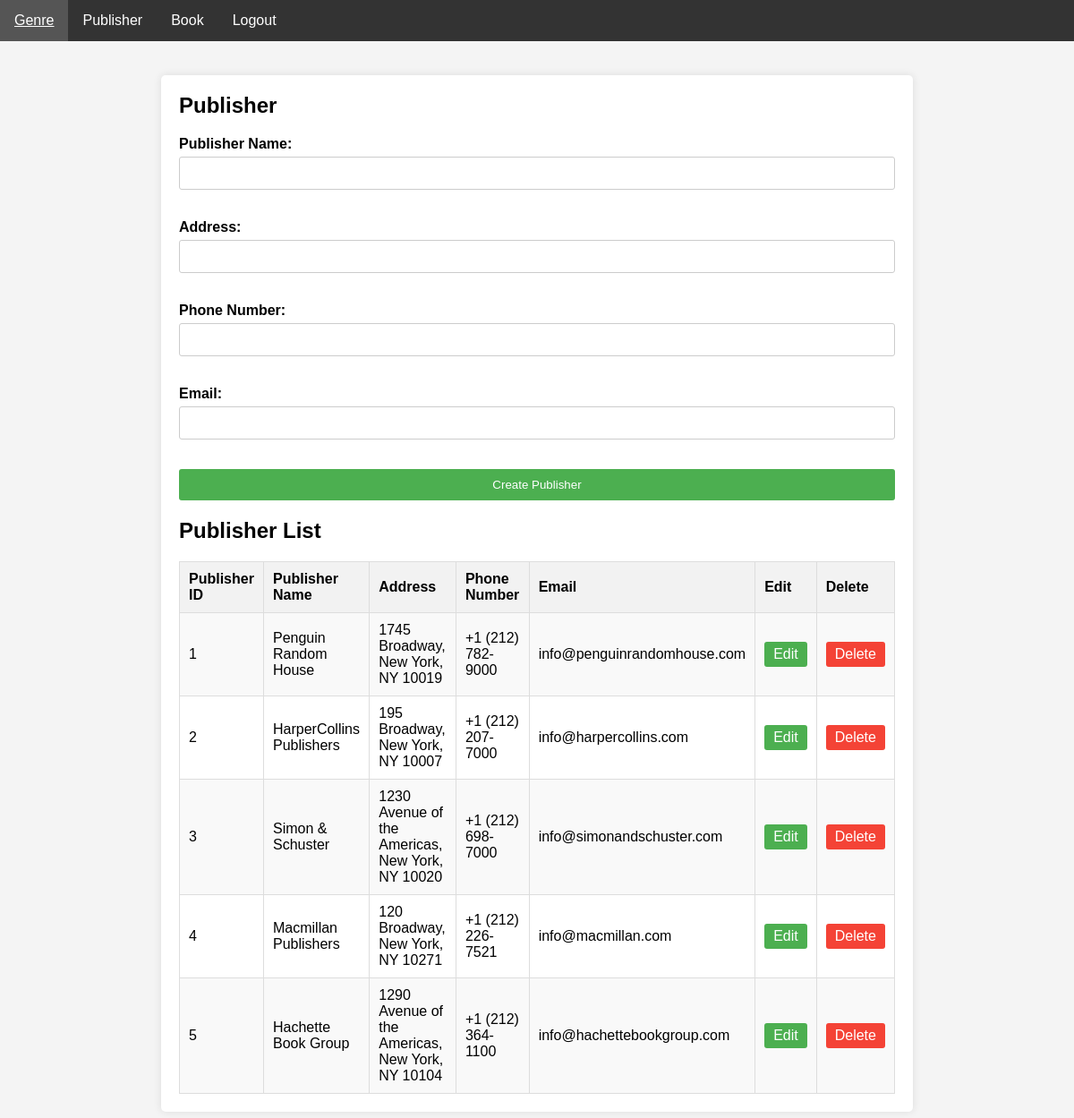
The page /create_publisher.php on the database its author committed.
### tables this page shows
CREATE TABLE `publisher` (
  `PublisherID` int(11) NOT NULL,
  `PublisherName` varchar(100) DEFAULT NULL,
  `Address` varchar(255) DEFAULT NULL,
  `PhoneNumber` varchar(20) DEFAULT NULL,
  `Email` varchar(100) DEFAULT NULL
);

### create_publisher.php (the view, shortened to what this page needs)
<?php
include 'db_config.php';
?>
<!DOCTYPE html>
<html>
<head>
</head>
<body>
<?php include 'menu.php' ?>
<br />
<div class="container">
    <h2>Publisher</h2>
    <form method="post" action="process_publisher.php">
        <label for="publisherName">Publisher Name:</label>
        <input type="text" id="publisherName" name="publisherName" required><br><br>
        <label for="address">Address:</label>
        <input type="text" id="address" name="address" required><br><br>
        <label for="phoneNumber">Phone Number:</label>
        <input type="tel" id="phoneNumber" name="phoneNumber" required><br><br>
        <label for="email">Email:</label>
        <input type="email" id="email" name="email" required><br><br>
        <input type="submit" value="Create Publisher">
    </form>
    <h2>Publisher List</h2>
    <?php
    $sql = "SELECT * FROM Publisher";
    $result = $conn->query($sql);
    if ($result->num_rows > 0) {
        echo "<table>";
        echo "<tr><th>Publisher ID</th>
        <th>Publisher Name</th>
        <th>Address</th>
        <th>Phone Number</th>
        <th>Email</th>
        <th>Edit</th><th>Delete</th></tr>";
        while ($row = $result->fetch_assoc()) {
            echo "<tr>";
            echo "<td>".$row['PublisherID']."</td>";
            echo "<td>".$row['PublisherName']."</td>";
            echo "<td>".$row['Address']."</td>";
            echo "<td>".$row['PhoneNumber']."</td>";
            echo "<td>".$row['Email']."</td>";
            echo "<td><a class='edit-link' href='edit_publisher.php?id=".$row['PublisherID']."'>Edit</a></td>";
            echo "<td><a class='delete-link' href='delete_publisher.php?id=".$row['PublisherID']."'>Delete</a></td>";
            echo "</tr>";
        }
        echo "</table>";
    } else {
        echo "<p class='no-publishers'>No publishers found</p>";
    }
    ?>
</div>
</body>
</html>

### create_publisher.php (style rules this page uses)
body { font-family: Arial, sans-serif; background-color: #f4f4f4; margin: 0; padding: 0; }
.container { max-width: 800px; margin: 20px auto; padding: 20px; background-color: #fff; border-radius: 5px; box-shadow: 0 0 10px rgba(0, 0, 0, 0.1); }
h2 { margin-top: 0; }
form { margin-bottom: 20px; }
label { display: block; margin-bottom: 5px; font-weight: bold; }
input[type="text"], input[type="tel"], input[type="email"] { width: 100%; padding: 10px; margin-bottom: 15px; border: 1px solid #ccc; border-radius: 3px; box-sizing: border-box; }
input[type="submit"] { background-color: #4CAF50; color: white; padding: 10px 20px; border: none; border-radius: 3px; cursor: pointer; width: 100%; }
table { width: 100%; border-collapse: collapse; }
th, td { padding: 10px; border: 1px solid #ddd; text-align: left; }
th { background-color: #f2f2f2; }
tr:nth-child(even) { background-color: #f9f9f9; }
a { text-decoration: none; color: #0366d6; }
.edit-link, .delete-link { display: inline-block; padding: 5px 10px; background-color: #4CAF50; color: white; text-decoration: none; border-radius: 3px; }
.delete-link { background-color: #f44336; }

### menu.php (style rules this page uses)
body { font-family: Arial, sans-serif; margin: 0; padding: 0; }

### rows shown on the page
publisher: PublisherID "1", PublisherName "Penguin Random House", Address "1745 Broadway, New York, NY 10019", PhoneNumber "+1 (212) 782-9000", Email "info@penguinrandomhouse.com"
publisher: PublisherID "2", PublisherName "HarperCollins Publishers", Address "195 Broadway, New York, NY 10007", PhoneNumber "+1 (212) 207-7000", Email "info@harpercollins.com"
publisher: PublisherID "3", PublisherName "Simon & Schuster", Address "1230 Avenue of the Americas, New York, NY 10020", PhoneNumber "+1 (212) 698-7000", Email "info@simonandschuster.com"
publisher: PublisherID "4", PublisherName "Macmillan Publishers", Address "120 Broadway, New York, NY 10271", PhoneNumber "+1 (212) 226-7521", Email "info@macmillan.com"
publisher: PublisherID "5", PublisherName "Hachette Book Group", Address "1290 Avenue of the Americas, New York, NY 10104", PhoneNumber "+1 (212) 364-1100", Email "info@hachettebookgroup.com"
